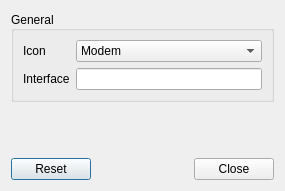
<?xml version="1.0" encoding="UTF-8"?>
<ui version="4.0">
 <class>RazorNemoConfiguration</class>
 <widget class="QDialog" name="RazorNemoConfiguration">
  <property name="geometry">
   <rect>
    <x>0</x>
    <y>0</y>
    <width>285</width>
    <height>191</height>
   </rect>
  </property>
  <property name="windowTitle">
   <string>Razor Network Monitor settings</string>
  </property>
  <layout class="QVBoxLayout" name="verticalLayout">
   <item>
    <widget class="QGroupBox" name="generalGB">
     <property name="title">
      <string>General</string>
     </property>
     <property name="alignment">
      <set>Qt::AlignLeading|Qt::AlignLeft|Qt::AlignVCenter</set>
     </property>
     <property name="flat">
      <bool>false</bool>
     </property>
     <property name="checkable">
      <bool>false</bool>
     </property>
     <layout class="QGridLayout" name="gridLayout">
      <item row="1" column="0">
       <widget class="QLabel" name="interfaceLabel">
        <property name="text">
         <string>Interface</string>
        </property>
       </widget>
      </item>
      <item row="1" column="1">
       <widget class="QLineEdit" name="interfaceLE"/>
      </item>
      <item row="0" column="1">
       <widget class="QComboBox" name="iconCB">
        <item>
         <property name="text">
          <string>Modem</string>
         </property>
         <property name="icon">
          <iconset resource="resources.qrc">
           <normaloff>:/images/knemo-modem-idle.png</normaloff>:/images/knemo-modem-idle.png</iconset>
         </property>
        </item>
        <item>
         <property name="text">
          <string>Monitor</string>
         </property>
         <property name="icon">
          <iconset resource="resources.qrc">
           <normaloff>:/images/knemo-monitor-idle.png</normaloff>:/images/knemo-monitor-idle.png</iconset>
         </property>
        </item>
        <item>
         <property name="text">
          <string>Network</string>
         </property>
         <property name="icon">
          <iconset resource="resources.qrc">
           <normaloff>:/images/knemo-network-idle.png</normaloff>:/images/knemo-network-idle.png</iconset>
         </property>
        </item>
        <item>
         <property name="text">
          <string>Wireless</string>
         </property>
         <property name="icon">
          <iconset resource="resources.qrc">
           <normaloff>:/images/knemo-wireless-idle.png</normaloff>:/images/knemo-wireless-idle.png</iconset>
         </property>
        </item>
       </widget>
      </item>
      <item row="0" column="0">
       <widget class="QLabel" name="iconLabel">
        <property name="text">
         <string>Icon</string>
        </property>
       </widget>
      </item>
     </layout>
    </widget>
   </item>
   <item>
    <spacer name="verticalSpacer">
     <property name="orientation">
      <enum>Qt::Vertical</enum>
     </property>
     <property name="sizeHint" stdset="0">
      <size>
       <width>20</width>
       <height>41</height>
      </size>
     </property>
    </spacer>
   </item>
   <item>
    <widget class="QDialogButtonBox" name="buttons">
     <property name="orientation">
      <enum>Qt::Horizontal</enum>
     </property>
     <property name="standardButtons">
      <set>QDialogButtonBox::Close|QDialogButtonBox::Reset</set>
     </property>
    </widget>
   </item>
  </layout>
 </widget>
 <resources>
  <include location="resources.qrc"/>
 </resources>
 <connections/>
</ui>
